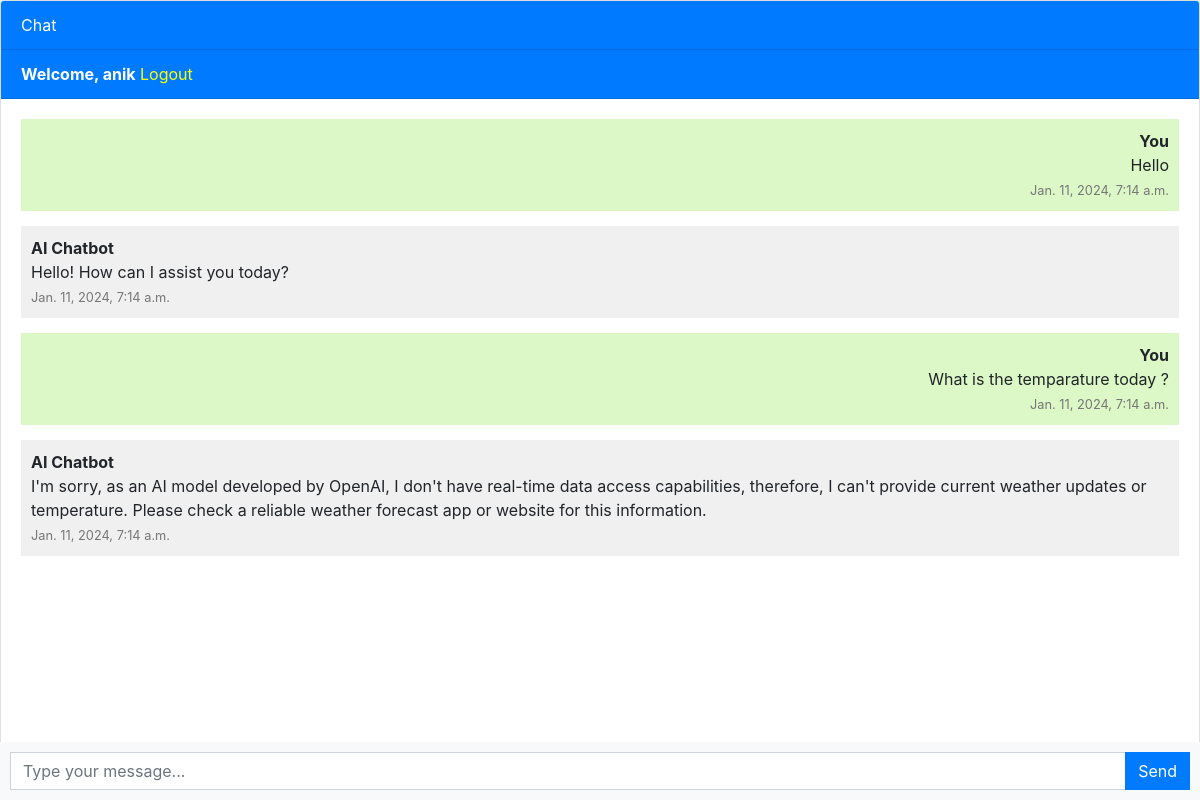
/ (signed in), run on the app's committed database.
### chatbot/models.py (models this page shows, shortened)
class Chat(models.Model):
    user = models.ForeignKey(User, on_delete=models.CASCADE)
    message = models.TextField()
    response = models.TextField()
    created_at = models.DateTimeField(auto_now_add=True)

### chatbot/views.py (the view)
# urls.py: path('', views.chatbot, name='chatbot'),
def chatbot(request):
    chats = Chat.objects.filter(user=request.user)
    if request.method == 'POST':
        message = request.POST.get('message')
        response = ask_openai(message)
        chat = Chat(user=request.user, message=message, response=response, created_at=timezone.now)
        chat.save()
        return JsonResponse({'message': message, 'response': response})
    return render(request, 'chatbot.html', {'chats': chats})

### templates/chatbot.html (shortened to what this page needs)
{% extends 'base.html' %}
{% block content %}
<div class="chat-container">
  <div class="card flex-grow-1">
    <div class="card-header bg-primary text-white">Chat</div>
    {% if user.is_authenticated %}
    <div class="card-header bg-primary text-white"><b>Welcome, {{user.username}}</b> <a style="color: yellow;"
        href="logout">Logout</a></div>
    {% else %}
    <div class="card-header bg-primary text-white"><a style="color: yellow;" href="login">Login</a> <a
        style="color: yellow;" href="register">Register</a></div>
    {% endif %}
    <div class="card-body messages-box">
      <ul class="list-unstyled messages-list">
                {% for chat in chats %}
                {% if chat.user == request.user %}
            <li class="message sent">
              <div class="message-text">
                <div class="message-sender">
                  <b>You </b>
                </div>
                <div class="message-content">
                  {{ chat.message }}
                  <br>
                  <span class="timestamp">{{ chat.created_at }}</span>
                </div>
              </div>
            </li>
            <li class="message received">
              <div class="message-text">
                <div class="message-sender">
                  <b>AI Chatbot</b>
                </div>
                <div class="message-content">
                  {{ chat.response }}
                  <br>
                  <span class="timestamp">{{ chat.created_at }}</span>
                </div>
              </div>
            </li>
          {% endif %}
        {% endfor %}
      </ul>
    </div>
    <br><br>
    <br><br>
    <br><br>
  </div>
  <form class="message-form">
    <div class="input-group">
      <input type="text" class="form-control message-input" placeholder="Type your message...">
      <div class="input-group-append">
        <button type="submit" class="btn btn-primary btn-send">Send</button>
      </div>
    </div>
  </form>
</div>
{% endblock %}

### templates/base.html (shortened to what this page needs)
<!DOCTYPE html>
<html lang="en">
  <head>
    <link rel="stylesheet" href="https://stackpath.bootstrapcdn.com/bootstrap/4.3.1/css/bootstrap.min.css">
  </head>
  <body>
    {% block content %}{% endblock %}
  </body>
</html>

### templates/chatbot.html (style rules this page uses)
body, html { height: 100%; }
.messages-box { flex: 1; overflow-y: auto; }
.messages-list { padding-left: 0; }
.message { margin-bottom: 15px; list-style: none; }
.message-text { padding: 10px; border-radius: 5px; }
.sent { background-color: #dcf8c6; align-self: flex-end; }
.received { background-color: #f1f0f0; align-self: flex-start; }
.message-form { display: flex; position: fixed; bottom: 0; left: 0; right: 0; padding: 10px; background-color: #f8f9fa; }
.message-input { flex: 1; border-radius: 0; border-right: none; }
.btn-send { border-radius: 0; }
.chat-container { height: 100%; display: flex; flex-direction: column; }
.message.sent { justify-content: flex-end; text-align: right; }
.message.received { justify-content: flex-start; text-align: left; }
.timestamp { font-size: 0.8em; color: #777; }

### data on the page
Chat: message "Hello", created_at "Jan. 11, 2024, 7:14 a.m.", response "Hello! How can I assist you today?"
Chat: message "What is the temparature today ?", created_at "Jan. 11, 2024, 7:14 a.m.", response "I'm sorry, as an AI model developed by OpenAI, I don't have real-time data access capabilities, therefore, I can't provide current weather updates or temperature. Please check a reliable weather forecast app or website for this information."

### other printed values
{{ user.username }} "anik"
